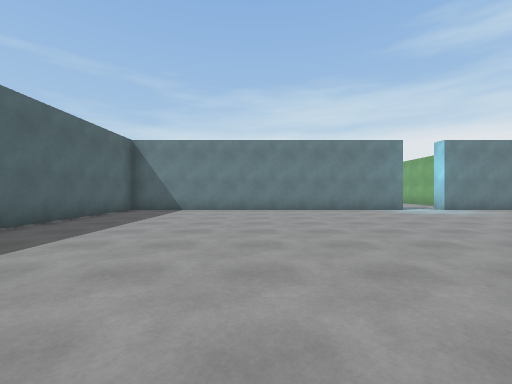
View 1 (above)

16 first-person views from a walk through a 3-D level made in the Unity game engine. The camera is 1.2 m above the floor, looks level and sees 90° across. The floor is counted in squares, 2 m on a side. Each view is taken from the middle of a square. On the plan, view 1 faces up. The plan holds only what a view shows up to about 9 squares ahead; the rest is blank. The place goes on beyond the plan. The player is left out. Some animated figures are not drawn.

View 2
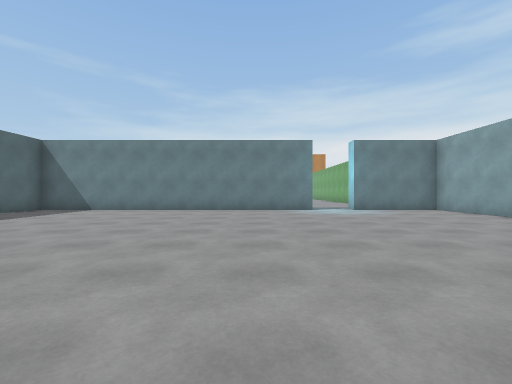

View 3
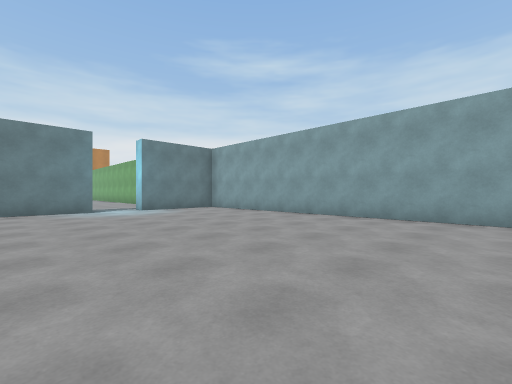

View 4
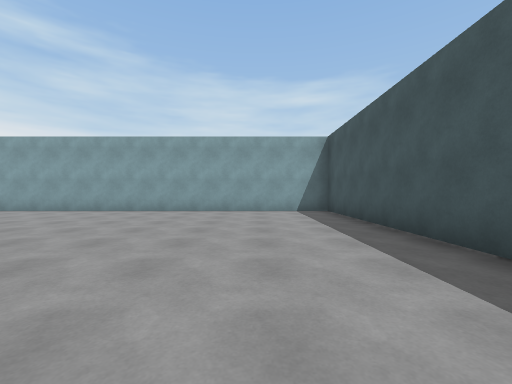

View 5
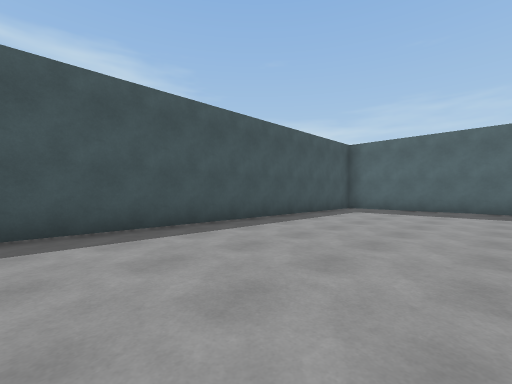

View 6
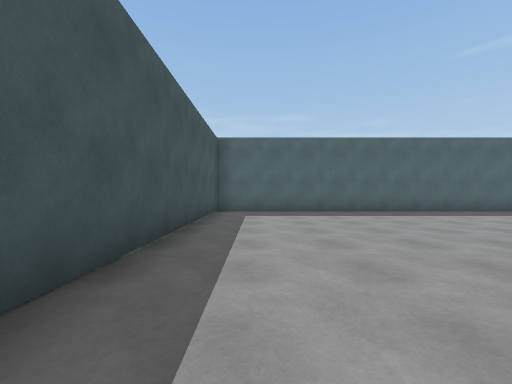

View 7
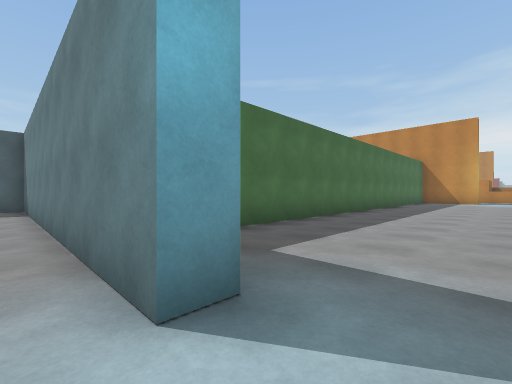

View 8
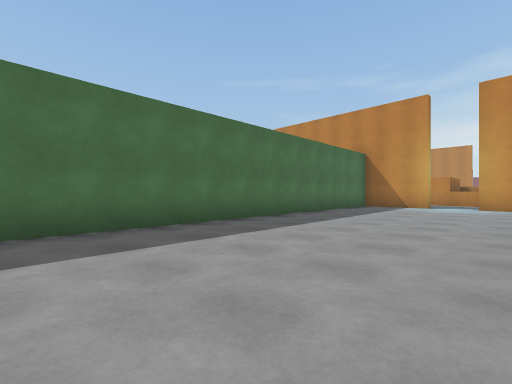

View 9
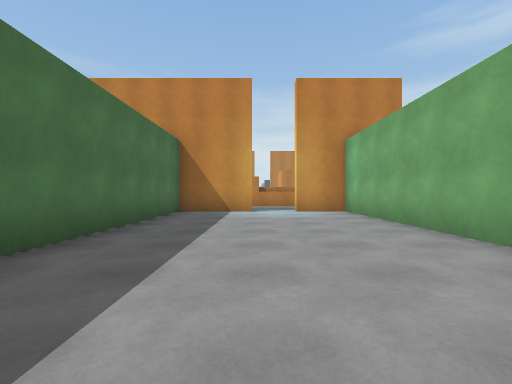

View 10
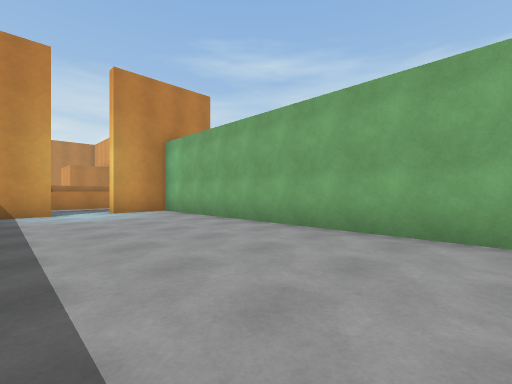

View 11
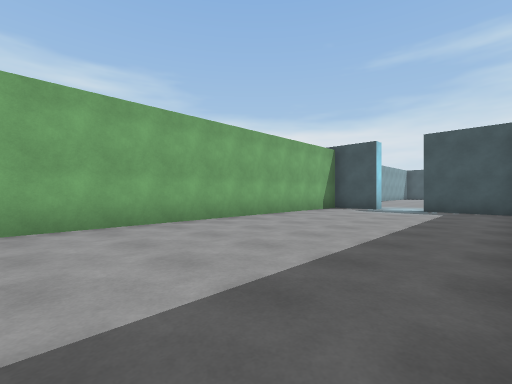

View 12
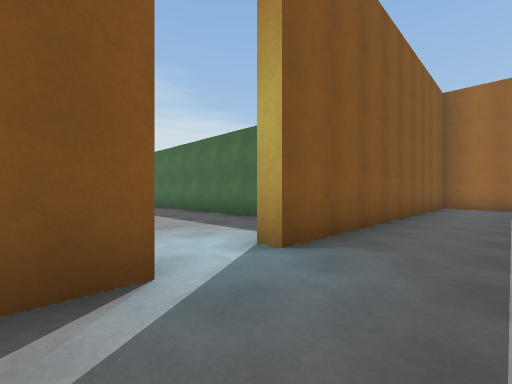

View 13
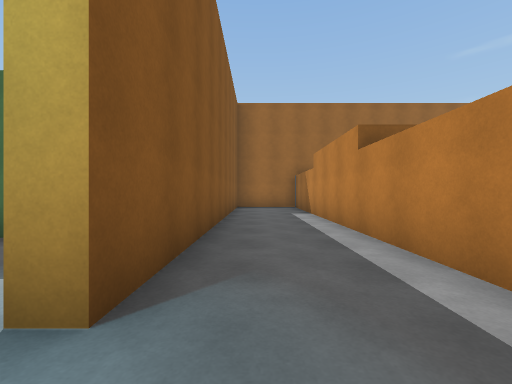

View 14
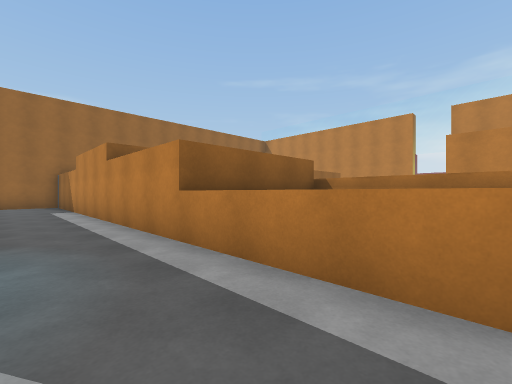

View 15
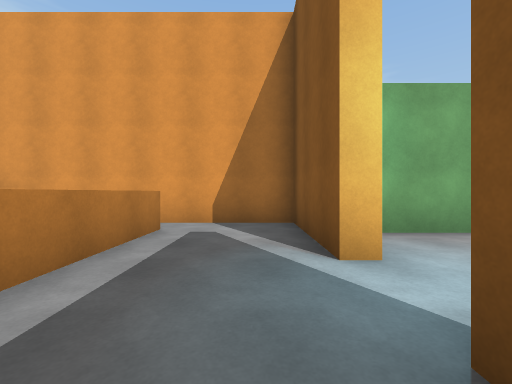

View 16
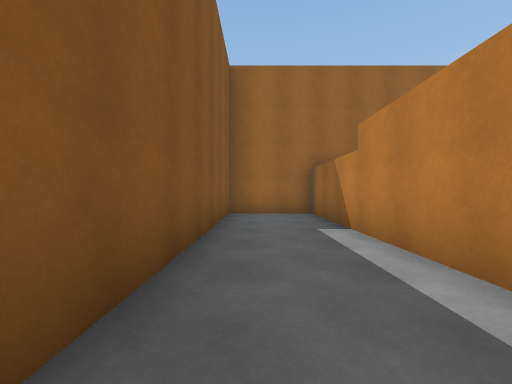

### Floor plan
Ten units are one square. View 1 is at (0, 0); x grows to the right and y downward. Boxes are objects, and circles mark ways between rooms. Rooms are numbered by the first view taken in them; rooms with no view inside come last. Other rooms are left out.
<svg viewBox="-46 -300 141 357">
<path fill="none" stroke="#000" d="M49 -85 -41 -85 -41 52 90 52 90 -85 63 -85M78 -100 78 -239 63 -239M30 -90 49 -90 49 -85M63 -85 63 -90 68 -90M49 -239 26 -239 26 -109M63 -239 63 -243 90 -243 90 -295M51 -295 51 -265M81 -265 -41 -265 -41 -243 49 -243 49 -239"/>
<circle cx="55" cy="-90" r="3" fill="#2a7"/>
<circle cx="55" cy="-240" r="3" fill="#2a7"/>
<text x="20" y="-20">1</text>
<text x="50" y="-160">2</text>
<text x="30" y="-260">3</text>
</svg>
Room 1 opens to room 2. Room 2 opens to room 3.

Where each view was taken, in squares from view 1:
view 1: 0 up, 0 right, facing up
view 2: 0 up, 3 right, facing up
view 3: 0 up, 3 right, facing up-right
view 4: 3 down, 1 right, facing right
view 5: 1 down, 5 right, facing down-left
view 6: 4 down, 4 right, facing left
view 7: 8 up, 6 right, facing up-left
view 8: 13 up, 7 right, facing up-left
view 9: 16 up, 5 right, facing up
view 10: 16 up, 4 right, facing up-right
view 11: 18 up, 3 right, facing down-right
view 12: 26 up, 7 right, facing down-left
view 13: 25 up, 6 right, facing left
view 14: 25 up, 8 right, facing up-left
view 15: 25 up, 4 right, facing right
view 16: 25 up, 3 right, facing left
